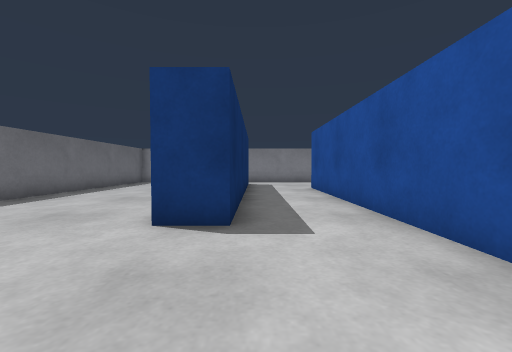
[1] (above)

18 first-person views from a walk through a robot-simulator world made for Gazebo. The camera is 0.45 m above the floor, tilts 2° down and sees 90° across. The floor is counted in squares, 0.5 m on a side. Each view is taken from the middle of a square. On the plan, view 1 faces up. The plan holds only what a view shows up to about 10 squares ahead; the rest is blank.

[2]
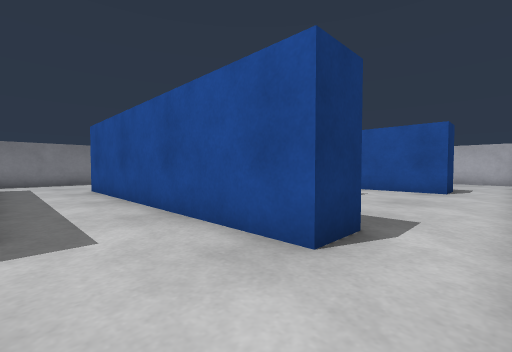

[3]
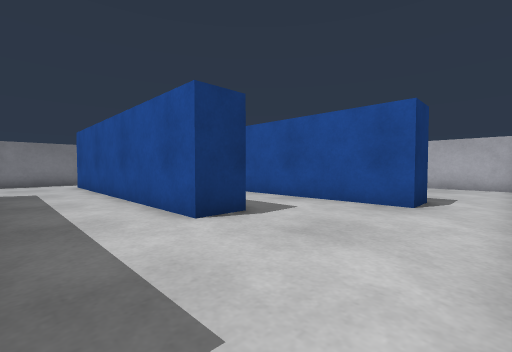

[4]
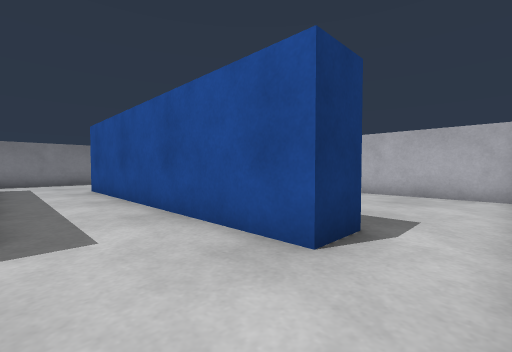

[5]
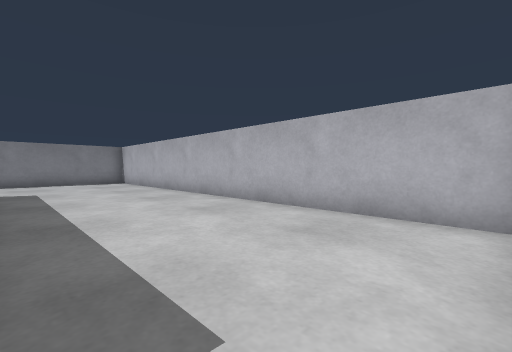

[6]
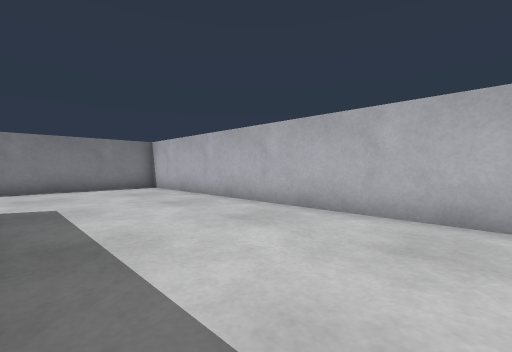

[7]
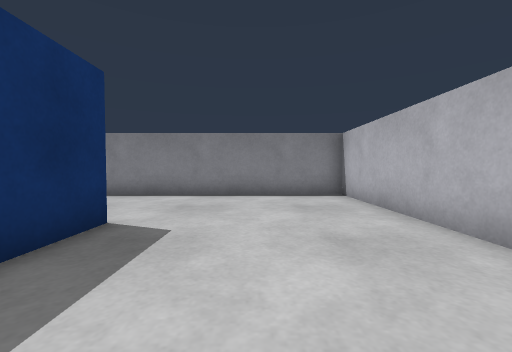

[8]
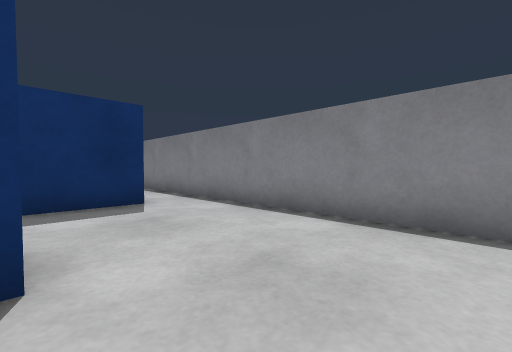

[9]
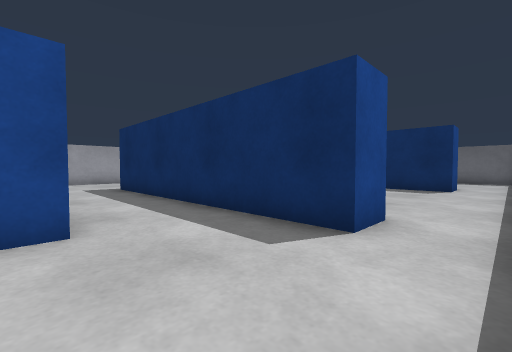

[10]
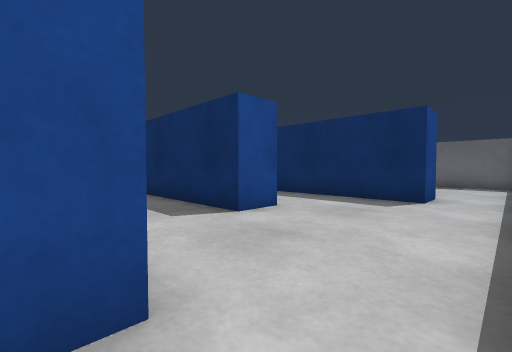

[11]
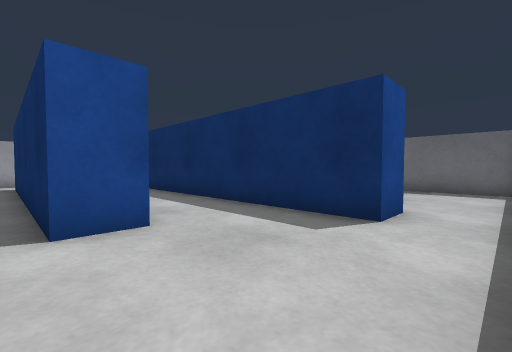

[12]
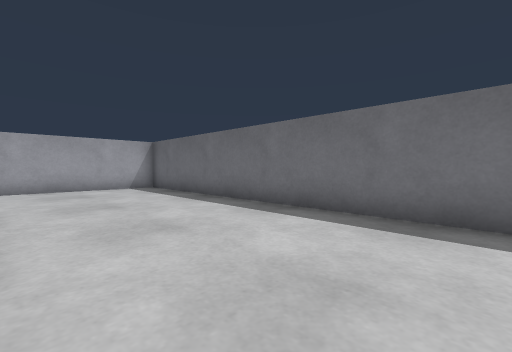

[13]
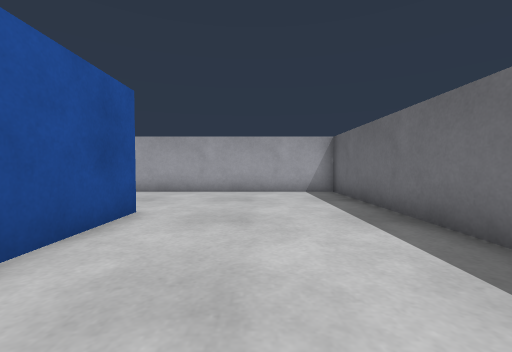

[14]
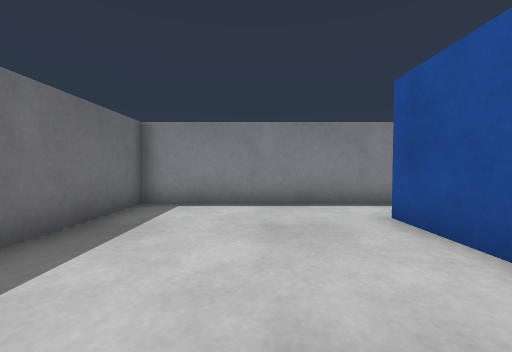

[15]
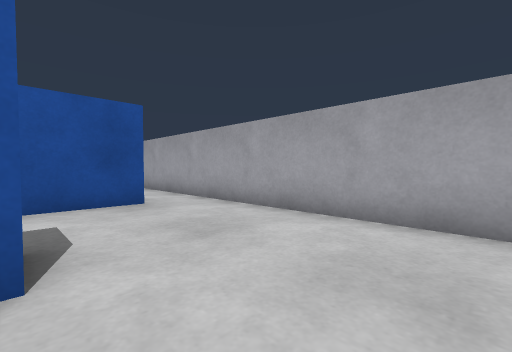

[16]
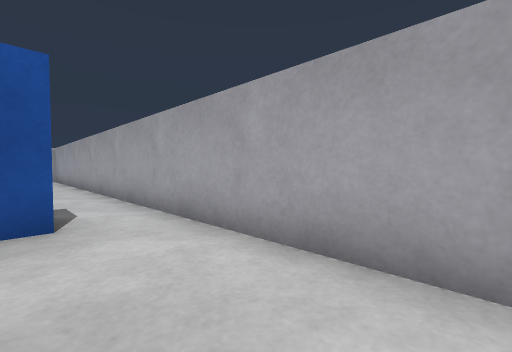

[17]
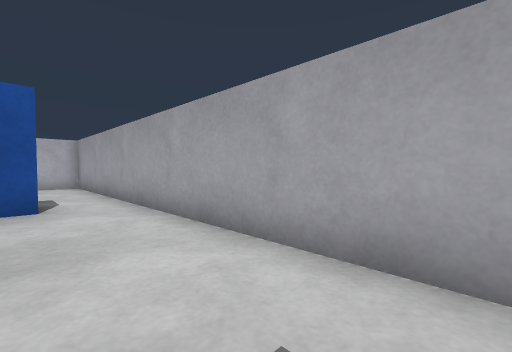

[18]
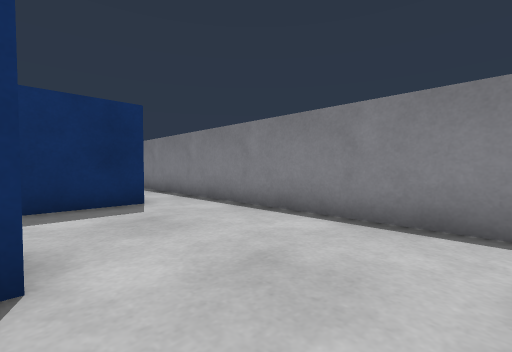

### Floor plan
Points are (right, up) in squares from view 1. A wall is a line through its corners. A room is listed if a view was taken in it or the views show most of it. See-through windows are left out.
Room 1 (views 1, 2, 3, 4, 5, 6, 7, 8, 9, 10, 11, 12, 13, 14, 15, 16, 17, 18)
walls: (3.6, 11.1) (3.6, 1.5) (2.4, 1.5) (2.4, 11.1) (3.6, 11.1); (7.6, 3.9) (6.4, 3.9) (6.4, 11.8); (6.4, 13.5) (7.6, 13.5) (7.6, 4.2); (11.6, 11.1) (11.6, 9.4); (-1.6, 11.4) (-1.6, 13.5) (-0.4, 13.5) (-0.4, 3.9) (-1.6, 3.9) (-1.6, 6.6); (11.6, 1.5) (10.4, 1.5) (10.4, 11.1) (11.1, 11.1); (16.8, -0.1) (16.8, 15.3) (-6.8, 15.3) (-6.8, -0.3) (15.9, -0.3)

Where each view was taken, in squares from view 1:
view 1: 0 up, 0 right, facing up
view 2: 0 up, 0 right, facing up-right
view 3: 0 up, 4 right, facing up-right
view 4: 0 up, 8 right, facing up-right
view 5: 0 up, 12 right, facing up-right
view 6: 4 up, 12 right, facing up-right
view 7: 7 up, 14 right, facing up
view 8: 11 up, 14 right, facing up-left
view 9: 15 up, 11 right, facing down-left
view 10: 15 up, 7 right, facing down-left
view 11: 15 up, 4 right, facing down-left
view 12: 11 up, 2 left, facing down-left
view 13: 9 up, 4 left, facing down
view 14: 9 up, 4 left, facing up
view 15: 4 up, 4 left, facing down-right
view 16: 2 up, 2 left, facing down-right
view 17: 2 up, 4 right, facing down-right
view 18: 11 up, 6 right, facing up-left
